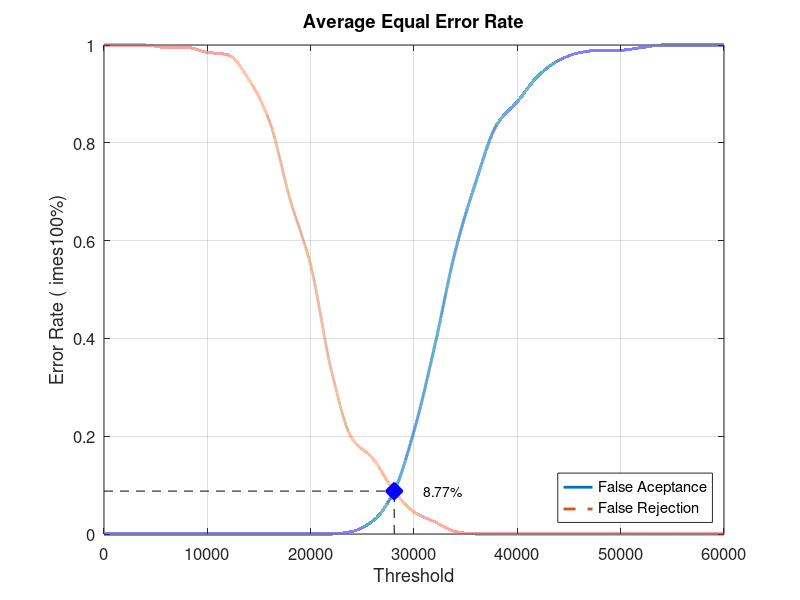
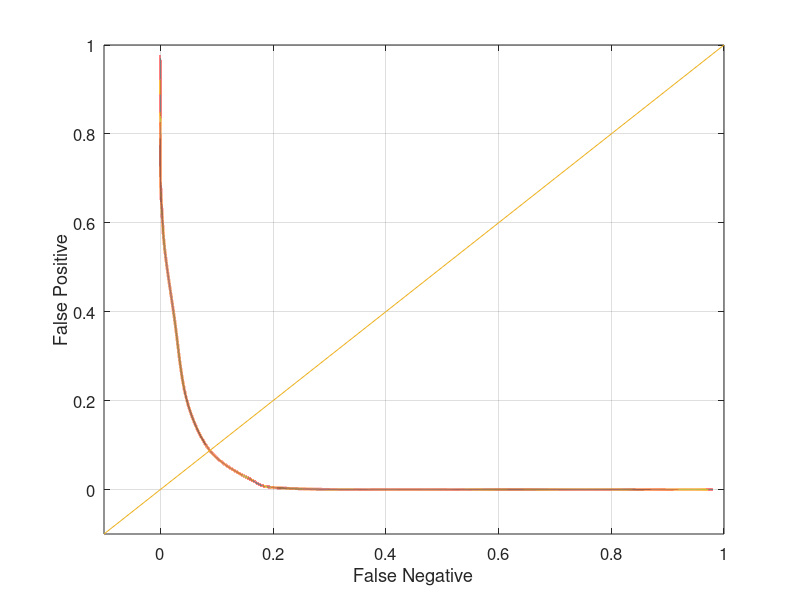

These figures' MATLAB source, in order:
close all;
clear;
clc;
x = 0:2000:60000;
xq = 0:0.5:60000;

y0 = [0 0 0 0 0 0 0 0 0 0 0 0 0.00526316 0.0263158 0.0842105 0.210526 0.384211 0.578947 0.721053 0.836842 0.884211 0.936842 0.968421 0.984211 0.989474 0.989474 0.994737 1 1 1 1]
yy0 = interp1(x, y0, xq, 'pchip');
y1 = [1 1 1 0.995 0.995 0.985 0.98 0.93 0.845 0.685 0.55 0.335 0.195 0.155 0.09 0.045 0.025 0.005 0 0 0 0 0 0 0 0 0 0 0 0 0]
yy1 = interp1(x, y1, xq, 'pchip');

% Calculating EER: 
y2 = abs(y0 - y1);
find(y2 == min(y2))
yy2 = abs(yy0 - yy1);
xEER = find(yy2 == min(yy2));
xEERIndex = xq(xEER) % X-axis EER
yEER = yy0(xEER) % Y-axis EER

main = figure
plot(xq, yy0,'-','LineWidth', 2);	hold on
plot(xq, yy1,'--','LineWidth', 2);	hold on
plot([xEERIndex xEERIndex], [0 yEER], 'k--');	hold on
plot([0 xEERIndex], [yEER yEER], 'k--');	hold on
plot(xEERIndex, yEER, 'bx', 'LineWidth', 10);	hold on
text(xEERIndex + 10 * xEERIndex / 100, yEER, [num2str(round((10000 * yEER)) / 100) '%'])
legend('False Aceptance', 'False Rejection', 'Location', 'SouthEast')
xlabel('Threshold')
ylabel('Error Rate (	imes100%)')
title('Average Equal Error Rate')
set(gca, 'FontSize', 12)
axis([0 60000 0 1])
grid on

print(main, 'Database5_1Main', '-dpng');
FNRxFPR = figure('Color', [1 1 1]);
plot(yy1, yy0, '-', yy1, yy0, 'LineWidth', 2);
hold on
y = -0.1:0.1:1
plot(y, y); 
set(gca, 'FontSize', 12)
xlabel('False Negative')
ylabel('False Positive')
axis([-0.1 1 -0.1 1])
set(gca, 'FontSize', 12)
grid on

print(FNRxFPR, 'Database5_1FNRxFPR','-dpng');
